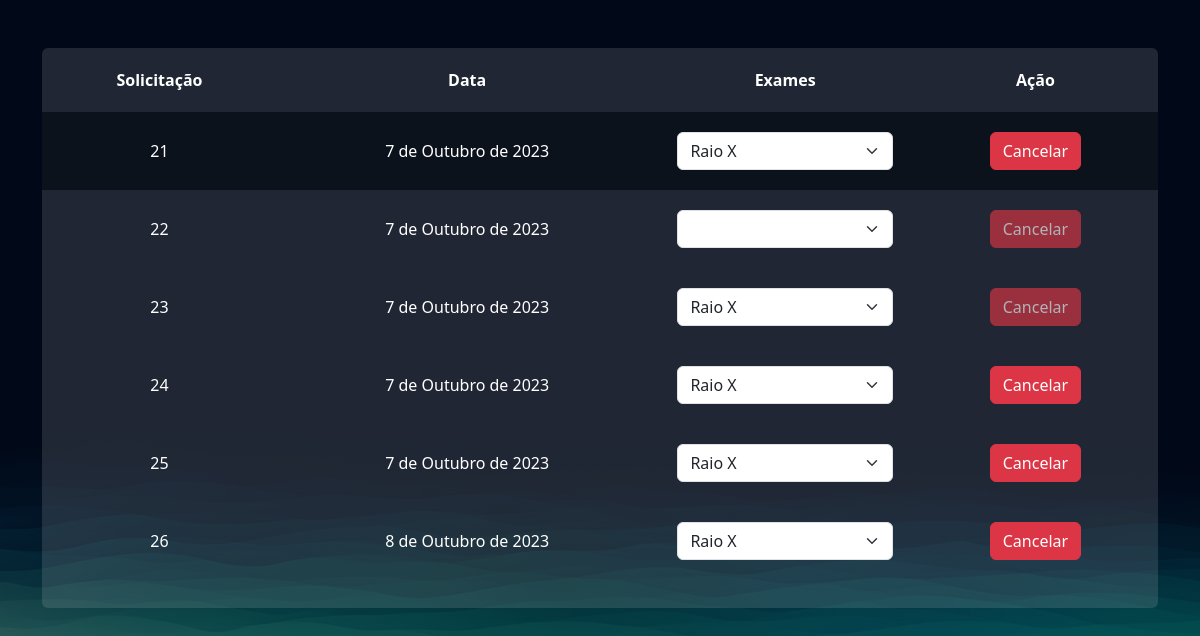
The app's page /exames/gerenciar_pedidos/ (signed in) with its own data.
### exames/models.py (models this page shows, shortened)
class PedidosExames(models.Model):
    usuario = models.ForeignKey(User, on_delete=models.DO_NOTHING)
    exames = models.ManyToManyField(SolicitacaoExame)
    agendado = models.BooleanField(default=True)
    data = models.DateField()

### exames/views.py (the view)
# urls.py: path('gerenciar_pedidos/', views.gerenciar_pedidos, name="gerenciar_pedidos"),
@login_required
def gerenciar_pedidos(request):
    pedidos_exames = PedidosExames.objects.filter(usuario=request.user)
    return render(request, 'gerenciar_pedidos.html', {'pedidos_exames': pedidos_exames})

### exames/templates/gerenciar_pedidos.html (shortened to what this page needs)
{% extends "bases/bases.html" %}
{% load static %}
{% block 'head' %}
    <link href="{% static 'exames/css/css.css' %}" rel="stylesheet">
    <link href="{% static 'exames/css/gerenciar_pedidos.css' %}" rel="stylesheet">
{% endblock 'head' %}
{% block 'conteudo' %}
    <br>
    <br>
    <div class="container">
        <div class="card card-view">
            <table>
                <tr>
                  <th>Solicitação</th>
                  <th>Data</th>
                  <th>Exames</th>
                  <th>Ação</th>
                </tr>
                {% for pedidos in pedidos_exames %}
                    <tr class="linha-tabela">
                        <td>{{pedidos.id}}</td>
                        <td>{{pedidos.data}}</td>
                        <td>
                            <select class="form-select">
                                {% for exame in pedidos.exames.all %}
                                    <option style="color: black"  value="">{{exame.exame.nome}}</option>
                                {% endfor %}
                            </select>
                        </td>
                        <td>
                            <a href="{% url "cancelar_pedido" pedidos.id %}"  class="btn btn-danger {% if not pedidos.agendado %} disabled {% endif %}">Cancelar</a>
                        </td>
                    </tr
                {% endfor %}
        </div>
    </div>
{% endblock 'conteudo' %}

### templates/bases/bases.html (shortened to what this page needs)
{% load static %}
<!doctype html>
<html lang="pt-BR">
<head>
<link href="https://cdn.jsdelivr.net/npm/bootstrap@5.3.1/dist/css/bootstrap.min.css" rel="stylesheet">
<link href="{% static 'geral/css/base.css' %}" rel="stylesheet">
{% block 'head' %}{% endblock %}
</head>
<body>
{% block 'conteudo' %}{% endblock %}
</body>
</html>

### templates/static/geral/css/base.css (style rules this page uses)
:root { --main-color: #151C34; --dark-color: #0C121C ; --light-color: #6DE6EE; --contrast-color: #f4c96b; --differential-color: #066668; }
* { color: white }

### templates/static/exames/css/css.css (style rules this page uses)
body { background-image: url('/static/geral/img/bg2.png'); background-size: cover; }
.card { background-color: rgba(217, 217, 217, .14); color: white; padding: 15px; }

### templates/static/exames/css/gerenciar_pedidos.css (style rules this page uses)
.linha-tabela { background-color: var(--dark-color); height: 20px; }
td, th { padding: 20px; }
.card-view { text-align: center; padding: 0; border: none; height: 70vh; }

### records on screen
PedidosExames: id "21", data "7 de Outubro de 2023"
PedidosExames: id "22", data "7 de Outubro de 2023"
PedidosExames: id "23", data "7 de Outubro de 2023"
PedidosExames: id "24", data "7 de Outubro de 2023"
PedidosExames: id "25", data "7 de Outubro de 2023"
PedidosExames: id "26", data "8 de Outubro de 2023"

### other values on screen
form field value "Raio X"
